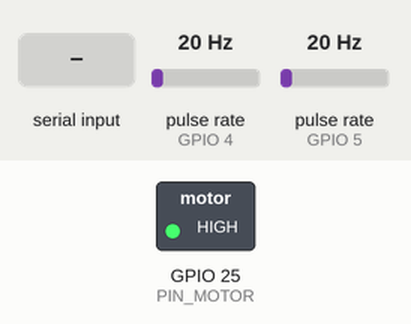
Simulated run of this sketch. Board: ESP32. Shown: switched loads named in the sketch (green lamp = pin HIGH). Wiring (inferred from the names in the program): 2 × pulse sensor: data GPIO 4 / data GPIO 5. The inputs (shaded band) are chosen by the test bench; at power-on: pulse rate (sensors on GPIO 4, GPIO 5) 20 Hz. What the sketch prints to the serial monitor is not drawn.

Above: at 1.2 s.
1.3 s: pulse rate (sensor on GPIO 4) set to 16 Hz
4.3 s: pulse rate (sensor on GPIO 4) set to 11 Hz
At 5.4 s:
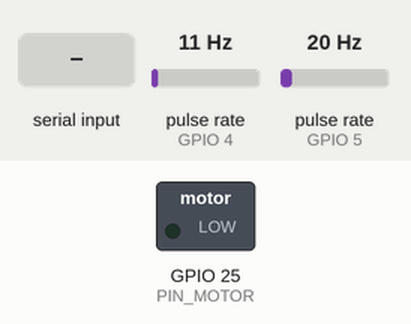
10.0 s: "VALVE:UNLOCK\n" received over Serial
At 11.8 s:
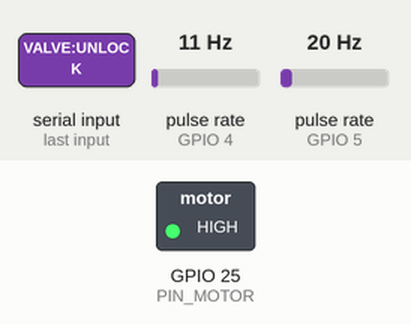
Timing chart, 0 to 13.3 s (numbered marks = the images above; inputs shaded):
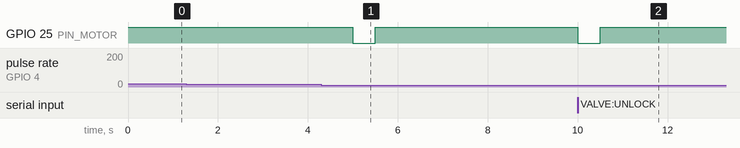

The sketch:

LeakDetector.ino
```cpp
#include <Arduino.h>

// ── Pins ──────────────────────────────────────────────────────────────────────
constexpr uint8_t PIN_FLOW_1  = 4;
constexpr uint8_t PIN_FLOW_2  = 5;
constexpr uint8_t PIN_MOTOR   = 25;   // GPIO25 → base resistor → PNP base

// ── Motor PWM (ESP32 core 3.x API) ────────────────────────────────────────────
constexpr int MOTOR_FREQ = 1000;  // Hz — lower freq for cleaner PNP switching
constexpr int MOTOR_RES  = 8;     // bits → 0-255

// PNP transistor inverts logic: GPIO LOW = motor ON, GPIO HIGH = motor OFF.
// motorWrite(255) = full speed ON, motorWrite(0) = fully OFF.
void motorWrite(uint8_t speed) {
  ledcWrite(PIN_MOTOR, 255 - speed);
}
void motorOn()  { motorWrite(255); }
void motorOff() { motorWrite(0);   }

// ── Sensor calibration ────────────────────────────────────────────────────────
// GR-402B: F(Hz) = Q(L/min) * 38  →  Q(L/min) = pulses_per_second / 38
constexpr float HZ_TO_LPM = 1.0f / 38.0f;
constexpr float ALPHA      = 0.3f;   // EMA smoothing for flow readings

// ── Risk thresholds ───────────────────────────────────────────────────────────
constexpr float DIFF_WARN   = 0.1f;  // L/min diff → leak detected
constexpr float DIFF_ALERT  = 0.3f;  // L/min diff → burst detected
constexpr float DIFF_MAX    = 0.6f;  // score normaliser / graph ceiling
constexpr float FLOW_HIGH   = 5.0f;  // L/min absolute → contributes to risk score
constexpr float RISK_BOOST  = 2.0f;
constexpr float BURST_RATIO = 2.0f;
constexpr float AVG_ALPHA   = 0.1f;

// ── Valve timing ──────────────────────────────────────────────────────────────
// How long to run the motor to achieve ~180°.
// CALIBRATE THIS: run the debug sketch, time your motor for 180°, set here.
constexpr uint32_t VALVE_MS = 500;

// ── Risk struct ───────────────────────────────────────────────────────────────
struct Risk {
  float score;
  uint8_t leak;
  uint8_t burst;
  const char* label;
};

Risk assessRisk(float lpm1, float lpm2);  // forward declaration

// ── ISR pulse counters ────────────────────────────────────────────────────────
volatile uint32_t pulses1 = 0;
volatile uint32_t pulses2 = 0;

void IRAM_ATTR isr1() { pulses1++; }
void IRAM_ATTR isr2() { pulses2++; }

// ── State ─────────────────────────────────────────────────────────────────────
float ema1 = 0, ema2 = 0;
float total1 = 0, total2 = 0;
float avgLpm1 = -1, avgLpm2 = -1;
uint32_t lastMs = 0;
uint32_t n = 0;
bool motorRunning   = false;
bool valveTriggered = false;  // latches true on first leak; never resets until reboot

// ── Risk assessment ───────────────────────────────────────────────────────────
Risk assessRisk(float lpm1, float lpm2) {
  float diff = fabsf(lpm1 - lpm2);

  if (avgLpm1 < 0) { avgLpm1 = lpm1; avgLpm2 = lpm2; }
  else {
    avgLpm1 = AVG_ALPHA * lpm1 + (1 - AVG_ALPHA) * avgLpm1;
    avgLpm2 = AVG_ALPHA * lpm2 + (1 - AVG_ALPHA) * avgLpm2;
  }

  uint8_t leak = 0, burst = 0;
  float rawScore = 0;

  if (diff > DIFF_ALERT)     { leak = 2; rawScore = diff / DIFF_MAX; }
  else if (diff > DIFF_WARN) { leak = 1; rawScore = diff / DIFF_MAX; }

  // Also factor in absolute flow rate — high flow on either sensor adds to risk
  float flowScore = max(lpm1, lpm2) / FLOW_HIGH;
  rawScore = max(rawScore, min(0.5f, flowScore));  // flow alone caps at 50% risk

  bool spike1 = (avgLpm1 > 0.05f) && (lpm1 > avgLpm1 * BURST_RATIO);
  bool spike2 = (avgLpm2 > 0.05f) && (lpm2 > avgLpm2 * BURST_RATIO);
  if (spike1 || spike2) { burst = 1; rawScore = 1.0f; }

  float score = min(1.0f, rawScore * RISK_BOOST);

  const char* label = "NORMAL";
  if (burst)          label = "BURST_DETECTED";
  else if (leak == 2) label = "BURST_DETECTED";
  else if (leak == 1) label = "LEAK_DETECTED";

  Risk r;
  r.score = score;
  r.leak  = leak;
  r.burst = burst;
  r.label = label;
  return r;
}

// ── Valve control ─────────────────────────────────────────────────────────────
// One-shot: runs motor for VALVE_MS ms (~180°) on first leak, then stops forever.
// Can be reset via VALVE:UNLOCK serial command from dashboard.
void triggerValve() {
  if (valveTriggered) return;
  valveTriggered = true;
  motorRunning   = true;
  Serial.println("{\"event\":\"valve\",\"action\":\"closing\"}");
  motorOn();
  delay(VALVE_MS);
  motorOff();
  motorRunning = false;
  Serial.println("{\"event\":\"valve\",\"action\":\"closed\"}");
}

void unlockValve() {
  valveTriggered = false;
  motorOff();
  motorRunning = false;
  Serial.println("{\"event\":\"valve\",\"action\":\"unlocked\"}");
}

// ── Setup ─────────────────────────────────────────────────────────────────────
void setup() {
  Serial.begin(115200);

  pinMode(PIN_FLOW_1, INPUT);
  pinMode(PIN_FLOW_2, INPUT);
  attachInterrupt(digitalPinToInterrupt(PIN_FLOW_1), isr1, RISING);
  attachInterrupt(digitalPinToInterrupt(PIN_FLOW_2), isr2, RISING);

  ledcAttach(PIN_MOTOR, MOTOR_FREQ, MOTOR_RES);
  motorOff();  // safe state on boot

  lastMs = millis();
  Serial.println("{\"event\":\"boot\",\"msg\":\"LeakDetector ready\"}");
}

// ── Main loop ─────────────────────────────────────────────────────────────────
void loop() {
  // Handle commands from dashboard via serial bridge
  if (Serial.available()) {
    String cmd = Serial.readStringUntil('\n');
    cmd.trim();
    if (cmd == "VALVE:UNLOCK") {
      unlockValve();
    }
  }

  uint32_t now = millis();
  if (now - lastMs < 1000) return;
  uint32_t dt = now - lastMs;
  lastMs = now;
  n++;

  noInterrupts();
  uint32_t p1 = pulses1; pulses1 = 0;
  uint32_t p2 = pulses2; pulses2 = 0;
  interrupts();

  float hz1  = p1 * 1000.0f / dt;
  float hz2  = p2 * 1000.0f / dt;
  float lpm1 = hz1 * HZ_TO_LPM;
  float lpm2 = hz2 * HZ_TO_LPM;

  if (n == 1) { ema1 = lpm1; ema2 = lpm2; }
  else {
    ema1 = ALPHA * lpm1 + (1 - ALPHA) * ema1;
    ema2 = ALPHA * lpm2 + (1 - ALPHA) * ema2;
  }

  total1 += lpm1 / 60.0f;
  total2 += lpm2 / 60.0f;

  Risk risk = assessRisk(ema1, ema2);

  // Trigger valve on first leak detection — one-shot, never fires again
  if (risk.leak > 0 && !valveTriggered) {
    triggerValve();
  }

  // JSON output to serial bridge
  Serial.printf(
    "{\"t\":%lu,\"lpm1\":%.4f,\"lpm2\":%.4f,\"diff\":%.4f,"
    "\"totL1\":%.3f,\"totL2\":%.3f,"
    "\"risk\":{\"score\":%.3f,\"leak\":%u,\"burst\":%u,\"label\":\"%s\"},"
    "\"motor\":%s,\"valveClosed\":%s}\n",
    now / 1000, ema1, ema2, fabsf(ema1 - ema2),
    total1, total2,
    risk.score, risk.leak, risk.burst, risk.label,
    motorRunning   ? "true" : "false",
    valveTriggered ? "true" : "false"
  );
}
```

Measured:
- the behaviour switches between 14 and 13 Hz on pulse rate (sensor on GPIO 4) (found by bisection; images 0 and 1)
- after the input at 1.3 s, every drawn part: stays the same
- after the input at 4.3 s, GPIO 25 (PIN_MOTOR): HIGH → LOW after 0.70 s, → HIGH 0.50 s later
- after the input at 10.0 s, GPIO 25 (PIN_MOTOR): HIGH → LOW at once, → HIGH 0.50 s later
